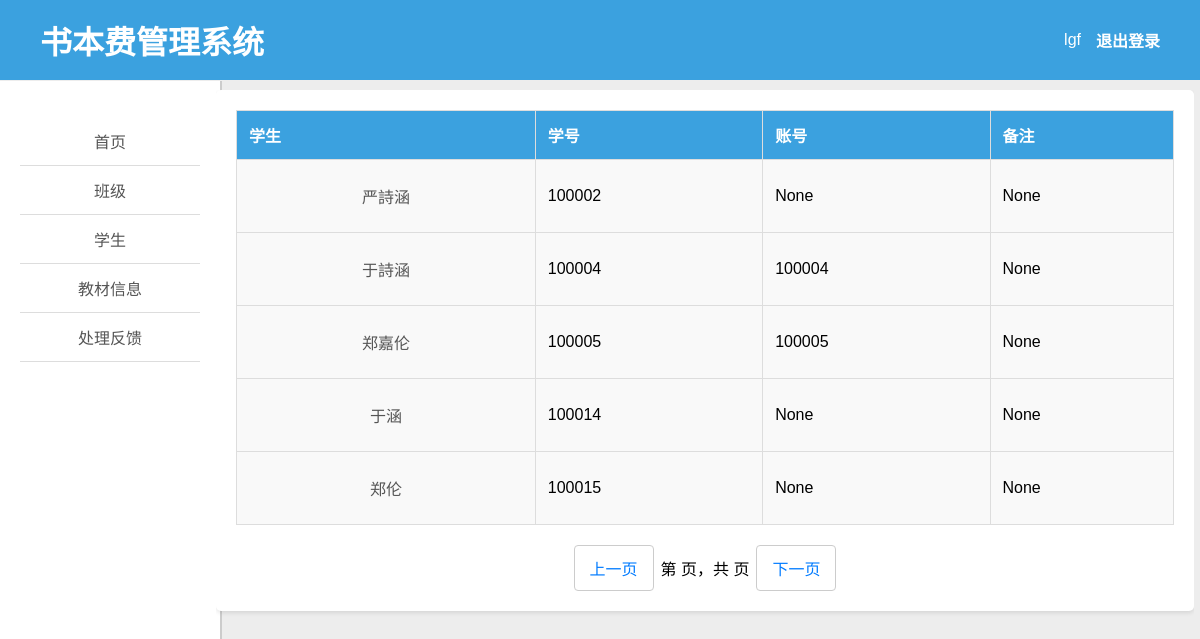
Screenshot of /manager/grade_about/3 (signed in) with the database file from the repository.
### books/models.py (models this page shows, shortened)
class Student(models.Model):
    name = models.CharField(max_length=100, verbose_name='学生姓名')
    student_id = models.CharField(max_length=100, verbose_name='学号')
    grade = models.ForeignKey(Grade, on_delete=models.CASCADE, verbose_name='所属班级')
    account = models.ForeignKey(User, on_delete=models.CASCADE, verbose_name='账号', null=True, blank=True)
    notice = models.TextField(verbose_name='备注', null=True, blank=True)
    class Meta:
        verbose_name = '学生'
        verbose_name_plural = '学生'

### util/check_staff.py (the view)
    def wrapper(request, *args, **kwargs):
        if request.user.is_staff:
            return func(request, *args, **kwargs)
        else:
            return render(request, 'permissions_error.html')

### manager/plug.py (called while the page is built)
def managerRender(request, template_name, context=None):
    if context is None:
        context = {}
    context['user'] = request.user
    return render(request, template_name, context)

### manager/views.py (called while the page is built)
@login_required(login_url='/login')
@check_staff
@csrf_protect
def grade_about(request, id):
    students = Student.objects.filter(grade_id=id)
    return managerRender(request, 'grade_about.html', {'students': students})

### util/check_staff.py (called while the page is built)
def check_staff(func):
    def wrapper(request, *args, **kwargs):
        if request.user.is_staff:
            return func(request, *args, **kwargs)
        else:
            return render(request, 'permissions_error.html')
    return wrapper

### templates/manager/grade_about.html (shortened to what this page needs)
{% extends 'manager_left.html' %}
{% block right %}
    <div class="container">
        <table>
            <thead>
            <tr>
                <th>学生</th>
                <th>学号</th>
                <th>账号</th>
                <th>备注</th>
            </tr>
            </thead>
            <tbody>
            {% for student in students %}
                <tr>
                    <td>
                        <a class="nav-link" href="../edit_student/{{ student.id }}">{{ student.name }}</a>
                    </td>
                    <td>{{ student.student_id }}</td>
                    <td>{{ student.account }}</td>
                    <td>{{ student.notice }}</td>
                </tr>
            {% endfor %}
            </tbody>
        </table>
        <div class="pagination">
            <a href="./{{ l }}?{{ request.GET.urlencode }}">上一页</a>
            <span>第  页，共 {{ total_pages }} 页</span>
            <a href="./{{ r }}?{{ request.GET.urlencode }}">下一页</a>
        </div>
    </div>
{% endblock %}

### templates/base.html (shortened to what this page needs)
<!DOCTYPE html>
<html lang="zh">
<head>
</head>
<body>
<header style="display: flex; justify-content: space-between; align-items: center; height: 50px;">
    <h1 style="font-family: '黑体'; font-weight: bold; margin-left: 40px;">书本费管理系统</h1>
    <div style="display: flex; align-items: center;">
        <p style="margin-right: 15px;">{{ user.username }}</p>
        <a href="/logout"
           style="color: #fff; font-family: '黑体';
           font-weight: bold;margin-right:40px; text-decoration: none;">退出登录</a>
    </div>
</header>
<div class="content">
    {% block content %}
    {% endblock %}
</div>
</body>
</html>

### templates/manager/manager_left.html (style rules this page uses)
.nav-link { color: #555; font-size: 16px; transition: color 0.3s ease; padding: 12px 15px; display: block; text-decoration: none; text-align: center; }

### templates/manager/grade_about.html (style rules this page uses)
a { color: #007bff; text-decoration: none; }
table { width: 100%; border-collapse: collapse; background-color: #f9f9f9; margin-bottom: 20px; }
th, td { border: 1px solid #ddd; padding: 12px; text-align: left; }
th { background-color: #3ba1df; color: #fff; }
.pagination { display: flex; align-items: center; justify-content: center; margin-top: 20px; }
.pagination a { padding: 10px 15px; margin: 0 7px; border-radius: 4px; border: 1px solid #ccc; text-decoration: none; }
.container { background-color: #ffffff; padding: 20px; border-radius: 5px; box-shadow: 0 2px 4px rgba(0, 0, 0, 0.1); }

### rows the page displays
Student: name "严詩涵", student_id "100002", account "None", notice "None"
Student: name "于詩涵", student_id "100004", account "100004", notice "None"
Student: name "郑嘉伦", student_id "100005", account "100005", notice "None"
Student: name "于涵", student_id "100014", account "None", notice "None"
Student: name "郑伦", student_id "100015", account "None", notice "None"

### other values shown
{{ user.username }} "lgf"
